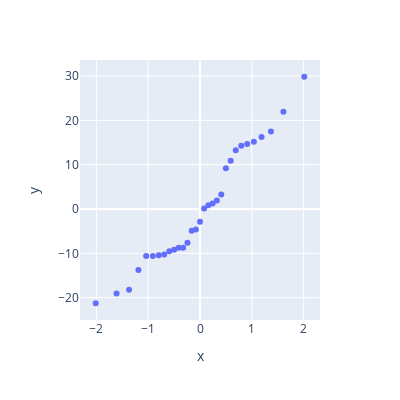

Write notebook code for a chart like this one.
### Markdown cell above
Transform the data to create `qq`.

### Code cell
qq = stats.probplot(pDataframe['residuals'],dist="norm")

px.scatter(x=qq[0][0],y=qq[0][1],width=400,height=400)

#<xml xmlns="https://developers.google.com/blockly/xml"><variables><variable id="$L+9LDClycZtLB0GcP2i">qq</variable><variable id="k#w4n=KvP~*sLy*OW|Jl">px</variable><variable id="w9$,qp)n9OuaqvUawNQA">stats</variable><variable id="CudVpfu+F^ruj_:ZU_(,">pDataframe</variable></variables><block type="variables_set" id="sl)2Q[QQ7ZJ|h(bj{.U/" x="137" y="205"><field name="VAR" id="$L+9LDClycZtLB0GcP2i">qq</field><value name="VALUE"><block type="varDoMethod" id="%^Lye0Nac8rqMLP(,`#D"><mutation items="2"></mutation><field name="VAR" id="w9$,qp)n9OuaqvUawNQA">stats</field><field name="MEMBER">probplot</field><data>stats:probplot</data><value name="ADD0"><block type="indexer" id="0*irIDY)(4T0PQ.+7NW@"><field name="VAR" id="CudVpfu+F^ruj_:ZU_(,">pDataframe</field><value name="INDEX"><block type="text" id="NR*!(xW^tot#CUV|]`^%"><field name="TEXT">residuals</field></block></value></block></value><value name="ADD1"><block type="dummyOutputCodeBlock" id="b:9v-1TS:Dn)*Frnl^e7"><field name="CODE">dist="norm"</field></block></value></block></value></block><block type="varDoMethod" id="W#mJ)LdV!,XlPD][.K80" x="153" y="367"><mutation items="4"></mutation><field name="VAR" id="k#w4n=KvP~*sLy*OW|Jl">px</field><field name="MEMBER">scatter</field><data>px:scatter</data><value name="ADD0"><block type="dummyOutputCodeBlock" id="Lr1(DqzhIRO3hBC1Iisi"><field name="CODE">x=qq[0][0]</field></block></value><value name="ADD1"><block type="dummyOutputCodeBlock" id="S_sSK%7XB%Agj6%?^,q1"><field name="CODE">y=qq[0][1]</field></block></value><value name="ADD2"><block type="dummyOutputCodeBlock" id="2/K)E_PS`n#KfRt1$HE?"><field name="CODE">width=400</field></block></value><value name="ADD3"><block type="dummyOutputCodeBlock" id="SpvY/UC*=!D/KVE7ii}j"><field name="CODE">height=400</field></block></value></block></xml>

### Figure 1 — Plotly figure (JSON) as saved in the notebook; plotly's stock layout.template omitted (floating-point values rounded to 4 significant figures)
{"data": [{"hovertemplate": "x=%{x}<br>y=%{y}<extra></extra>", "legendgroup": "", "marker": {"color": "#636efa", "symbol": "circle"}, "mode": "markers", "name": "", "orientation": "v", "showlegend": false, "type": "scatter", "x": [-2.012, -1.611, -1.369, -1.188, -1.039, -0.9109, -0.7959, -0.6905, -0.5923, -0.4995, -0.4109, -0.3253, -0.2421, -0.1605, -0.08, 0.0, 0.08, 0.1605, 0.2421, 0.3253, 0.4109, 0.4995, 0.5923, 0.6905, 0.7959, 0.9109, 1.039, 1.188, 1.369, 1.611, 2.012], "xaxis": "x", "y": [-21.27, -19.09, -18.2, -13.74, -10.61, -10.6, -10.43, -10.26, -9.528, -9.171, -8.771, -8.728, -7.598, -4.884, -4.644, -2.894, 0.09258, 0.8625, 1.242, 1.932, 3.246, 9.216, 10.89, 13.25, 14.3, 14.66, 15.16, 16.27, 17.51, 21.96, 29.85], "yaxis": "y"}], "layout": {"height": 400, "legend": {"tracegroupgap": 0}, "margin": {"t": 60}, "width": 400, "xaxis": {"anchor": "y", "domain": [0, 1], "title": {"text": "x"}}, "yaxis": {"anchor": "x", "domain": [0, 1], "title": {"text": "y"}}}}
